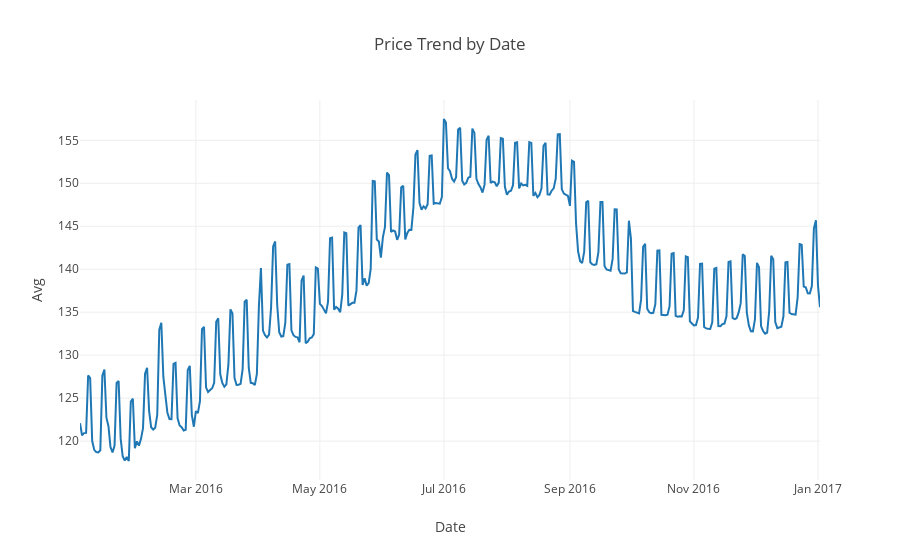

Notebook source saved alongside this figure:
### Code cell
offline.init_notebook_mode(connected=True)

offline.iplot({
    "data": [go.Scatter(x=calendar_day_mean.index, y=calendar_day_mean.price)],
    "layout": go.Layout(title='Price Trend by Date',
                           xaxis=dict(title='Date'),
                           yaxis=dict(title='Avg'))
})

### Figure 1 — Plotly figure (JSON) as saved in the notebook; plotly's stock layout.template omitted (floating-point values rounded to 4 significant figures; data arrays with more than 128 entries replaced by an {"elided": "..."} marker saying what was removed)
{"data": [{"type": "scatter", "uid": "76e5872c-0199-4151-8747-94dbf4c19f34", "x": {"elided": "365 str values"}, "y": {"elided": "365 float values"}}], "layout": {"title": {"text": "Price Trend by Date"}, "xaxis": {"title": {"text": "Date"}}, "yaxis": {"title": {"text": "Avg"}}}}
